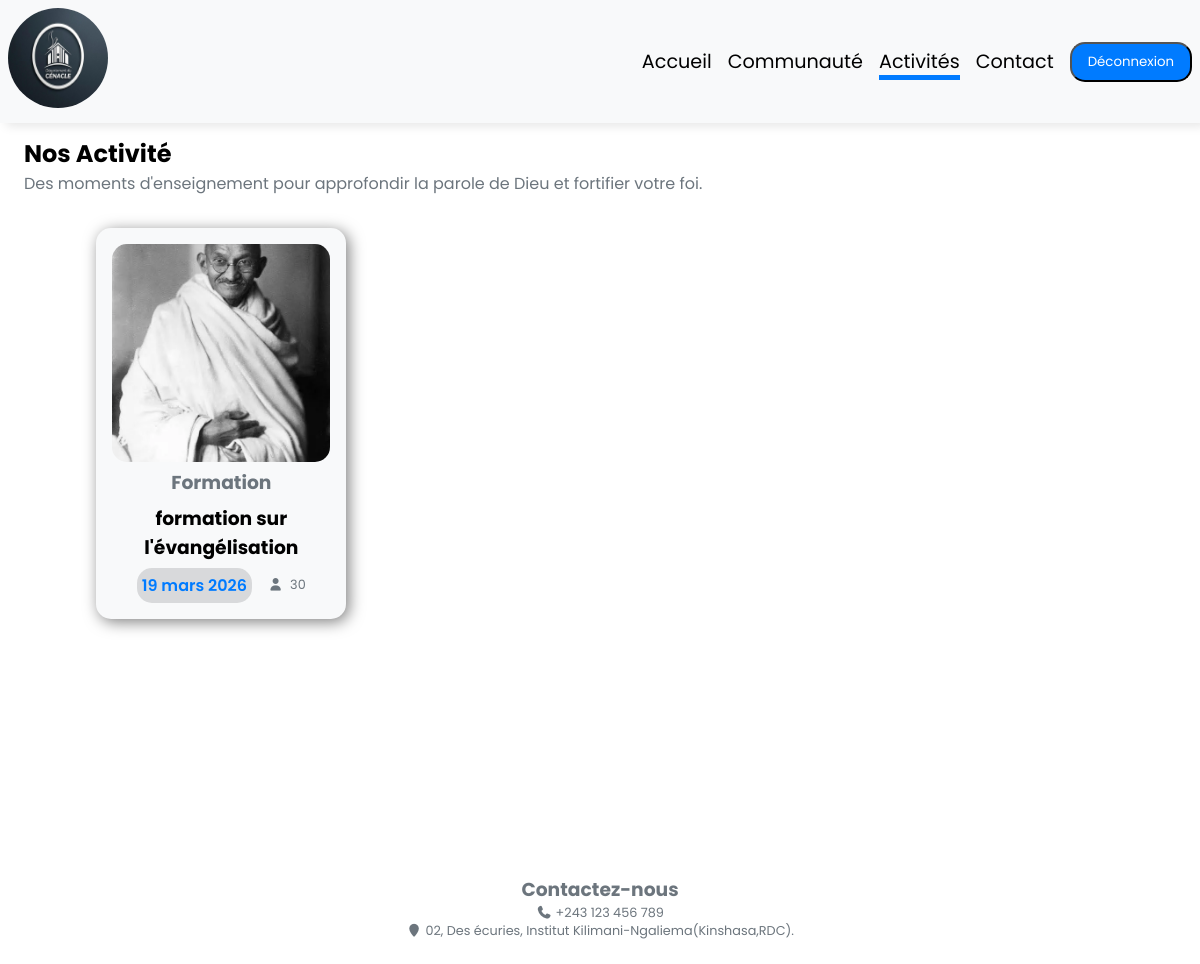
Page /activites/activites/ on the committed database.
### gestouvriers/models.py (models this page shows, shortened)
class Activites(models.Model):
    IdAct=models.AutoField(primary_key=True)
    titre=models.CharField(max_length=100, verbose_name="Titre", default="Formation")
    nombre_participants=models.IntegerField(verbose_name="Nombre des participants", default="30")
    date=models.DateField(verbose_name="Date")
    description_de_la_formation=models.CharField(max_length=150, verbose_name="Description de la formation", default="formation sur l'évangélisation")
    img=models.ImageField(upload_to="activites/", verbose_name="Image",blank=True, null=True)

### gestouvriers/views.py (the view)
# urls.py: path('activites/', views.activite, name='voirplus'),
def activite(request):
    activite_list=Activites.objects.all()
    return render(request, 'pages/voirplus.html',{'activites':activite_list})

### templates/pages/voirplus.html (shortened to what this page needs)
{% extends "base.html" %}
{% load static %}
{% block csslink %}<link rel="stylesheet" href="{% static 'style/formation.css' %}">{% endblock csslink %}
{% block navcontent %}
                        <ul>
                            <li><a href="{% url "Accueil" %}">Accueil</a></li>
                            <li><a href="{% url "Communaute" %}">Communauté</a></li>
                            <li><a href="{% url "voirplus" %}" class="activelink">Activités</a></li>
                            <li><a href="{% url "Contact" %}">Contact</a></li>
                        </ul>
                    <button class="button">Déconnexion</button>
                    {% endblock navcontent %}
{% block sections %}
    <div class="Activites">
            <div class="title">
                <div class="left">
                    <h2>Nos Activité</h2>
                    <p>Des moments d'enseignement pour approfondir la parole de Dieu et fortifier votre foi.</p>
                </div>
            </div>
        <div class="boxs">
            {% for activite in activites %}
                <div class="box">
                    <img src="{{activite.img.url}}" alt="Activité">
                    <h3 class="titre">{{activite.titre}}</h3>
                    <h3>{{activite.description_de_la_formation}}</h3>
                    <div class="down">
                        <a href="">{{activite.date}}</a>
                        <p><span><i class="fa-solid fa-user"></i></span> {{activite.nombre_participants}}</p>
                    </div>
                </div>
                {% empty %}
                <h2 class="empty">Aucune Activié n'est disponible.</h2>
            {% endfor %}
        </div>
    </div>
{% endblock sections %}

### static/style/formation.css (style rules this page uses)
:root { --primary-color: #007bff; --secondary-color: #6c757d; --success-color: #28a745; --danger-color: #dc3545; --warning-color: #ffc107; --info-color: #17a2b8; --light-color: #f8f9fa; --dark-color: #343a40; --skeleton-base: #e0e0e0; --skeleton-highlight: #f5f5f5; --txt-color:#000; --borderadius-btn:15px; padding: min(1.5rem,10%); }
* { margin: 0; padding: 0; box-sizing: border-box; font-family: 'Poppins', sans-serif; outline: none; text-decoration: none; list-style-type: none; }
ul { display:flex; flex-direction: row; gap:1rem; }
li a { font-size: clamp(1.2rem,1vw,1rem); color: var(--txt-color); transition: all 0.3s ease; position: relative; }
li a::before { content: ''; position: absolute; width: 0; height: 5px; background: var(--primary-color); bottom: -5px; left: 0; transition: all 0.3s ease; }
.activelink { position: relative; }
.activelink::before { content: ''; position: absolute; width: 100%; height: 5px; background: var(--primary-color); bottom: -5px; left: 0; }
.button { cursor: pointer; background: var(--primary-color); color: #fff; padding: .5rem 1rem; border-radius: var(--borderadius-btn); transition: all 0.3s ease; }
.Activites { padding: 7rem 0 3rem 0; display: flex; flex-direction: column; gap: 1rem; }
.title { display: flex; justify-content: space-between; align-items: center; }
.title .left p { color: var(--secondary-color); }
.titre { color: var(--secondary-color); }
.boxs { display: grid; grid-template-columns: repeat(auto-fit, minmax(250px,1fr)); gap: 1rem; width: 100%; padding: 1em; place-items: center; }
.box { background: var(--light-color); box-shadow: 3px 3px 15px rgba(0,0,0,0.5); border-radius: var(--borderadius-btn); padding: min(1rem); display: flex; flex-direction:column ; gap: .4rem; text-align: center; width: 100%; aspect-ratio: 1/1; max-width: 250px; text-align: center; }
.down { display: flex; justify-content: center; align-items: center; gap: 1rem; }
.down a { background: #cecfd0bf; color: var(--primary-color); font-weight: 550; padding: .3rem; border-radius: var(--borderadius-btn); -webkit-border-radius: var(--borderadius-btn); -moz-border-radius: var(--borderadius-btn); -ms-border-radius: var(--borderadius-btn); -o-border-radius: var(--borderadius-btn); }
.down p { display: flex; gap: .4rem; color: var(--secondary-color); }
.box p { font-size: .8rem; }
.box img { width: 100%; height: 100%; object-fit: cover; aspect-ratio: 1/1; border-radius: var(--borderadius-btn); }

### static/style/media.css (style rules this page uses)
:root { --primary-color: #007bff; --secondary-color: #6c757d; --success-color: #28a745; --danger-color: #dc3545; --warning-color: #ffc107; --info-color: #17a2b8; --light-color: #f8f9fa; --dark-color: #343a40; --txt-color:#000; --borderadius-btn:15px; padding: min(1.5rem,10%); }
@media (max-width:1200px) { .boxs { grid-template-columns: repeat(3,1fr); } }

### rows in the picture
Activites: img (picture), titre "Formation", description_de_la_formation "formation sur l'évangélisation", date "19 mars 2026", nombre_participants "30"
